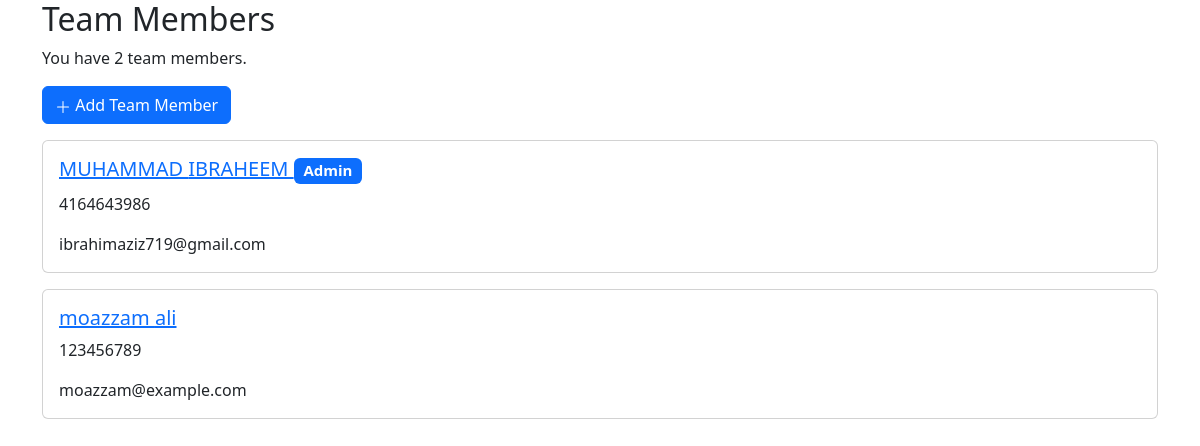
Before: / with the older database file.
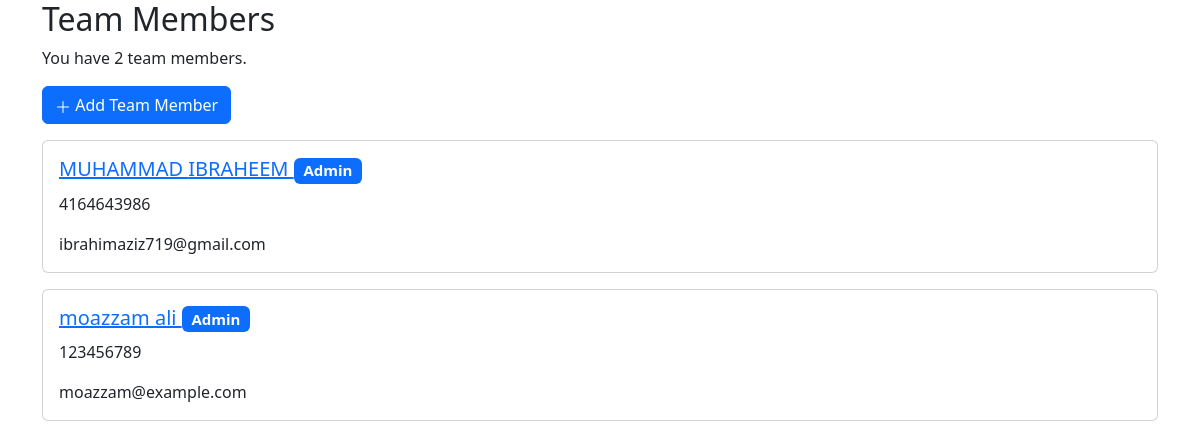
After: the same page with the newer database file.
### TeamMemberManagement/models.py (models this page shows)
class TeamMember(models.Model):
    first_name = models.CharField(max_length=50)
    last_name = models.CharField(max_length=50)
    phone_number = models.CharField(max_length=15)
    email = models.EmailField(unique=True)
    role = models.CharField(max_length=20, default="regular")

### TeamMemberManagement/views.py (the view)
# urls.py: path('', TeamMemberListView.as_view(), name='team_list'),
class TeamMemberListView(ListView):
    model = TeamMember
    template_name = 'list.html'
    context_object_name = 'members'
    ordering = ['-id']

### TeamMemberManagement/templates/list.html (shortened to what this page needs)
<!DOCTYPE html>
<html lang="en">
<head>
    <link href="https://cdn.jsdelivr.net/npm/bootstrap@5.3.2/dist/css/bootstrap.min.css" rel="stylesheet"
>
</head>
<body>
<div class="container">
    <h2>Team Members</h2>
    <p>You have {{ members|length }} team members.</p>
</div>
<div class="container">
    <a href="{% url 'add_member' %}" class="btn btn-primary mb-3">
        <svg xmlns="http://www.w3.org/2000/svg" width="16" height="16" fill="currentColor" class="bi bi-plus-lg"
             viewBox="0 0 16 16">
            <path fill-rule="evenodd"
                  d="M8 2a.5.5 0 0 1 .5.5v5h5a.5.5 0 0 1 0 1h-5v5a.5.5 0 0 1-1 0v-5h-5a.5.5 0 0 1 0-1h5v-5A.5.5 0 0 1 8 2"/>
        </svg>
        Add Team Member
    </a>
    {% for member in members %}
        <div class="card mb-3">
            <div class="card-body">
                <h5 class="card-title">
                    <a href="{% url 'edit_member' pk=member.id %}">
                        {{ member.first_name }} {{ member.last_name }}
                        {% if member.role == "admin" %}
                            <span class="badge bg-primary">Admin</span>
                        {% endif %}
                    </a>
                </h5>
                <p class="card-text">{{ member.phone_number }}</p>
                <p class="card-text">{{ member.email }}</p>
            </div>
        </div>
    {% endfor %}
</div>
</body>
</html>

Changed rows visible on the page:
changed TeamMember "moazzam": now shows "Admin"
